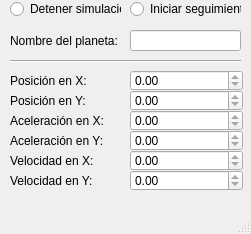
<?xml version="1.0" encoding="UTF-8"?>
<ui version="4.0">
 <class>Seguimiento</class>
 <widget class="QMainWindow" name="Seguimiento">
  <property name="geometry">
   <rect>
    <x>0</x>
    <y>0</y>
    <width>251</width>
    <height>234</height>
   </rect>
  </property>
  <property name="minimumSize">
   <size>
    <width>251</width>
    <height>234</height>
   </size>
  </property>
  <property name="maximumSize">
   <size>
    <width>251</width>
    <height>234</height>
   </size>
  </property>
  <property name="windowTitle">
   <string>Información</string>
  </property>
  <widget class="QWidget" name="centralwidget">
   <widget class="QRadioButton" name="detenerSimulacion">
    <property name="geometry">
     <rect>
      <x>10</x>
      <y>0</y>
      <width>111</width>
      <height>18</height>
     </rect>
    </property>
    <property name="text">
     <string>Detener simulación</string>
    </property>
   </widget>
   <widget class="QLabel" name="label">
    <property name="geometry">
     <rect>
      <x>10</x>
      <y>30</y>
      <width>111</width>
      <height>21</height>
     </rect>
    </property>
    <property name="text">
     <string>Nombre del planeta:</string>
    </property>
   </widget>
   <widget class="QLabel" name="label_2">
    <property name="geometry">
     <rect>
      <x>10</x>
      <y>70</y>
      <width>111</width>
      <height>21</height>
     </rect>
    </property>
    <property name="text">
     <string>Posición en X:</string>
    </property>
   </widget>
   <widget class="QLabel" name="label_3">
    <property name="geometry">
     <rect>
      <x>10</x>
      <y>90</y>
      <width>111</width>
      <height>21</height>
     </rect>
    </property>
    <property name="text">
     <string>Posición en Y:</string>
    </property>
   </widget>
   <widget class="QLineEdit" name="nombrePlaneta">
    <property name="geometry">
     <rect>
      <x>130</x>
      <y>30</y>
      <width>111</width>
      <height>21</height>
     </rect>
    </property>
    <property name="readOnly">
     <bool>true</bool>
    </property>
   </widget>
   <widget class="QLabel" name="label_4">
    <property name="geometry">
     <rect>
      <x>10</x>
      <y>110</y>
      <width>111</width>
      <height>21</height>
     </rect>
    </property>
    <property name="text">
     <string>Aceleración en X:</string>
    </property>
   </widget>
   <widget class="Line" name="line">
    <property name="geometry">
     <rect>
      <x>10</x>
      <y>51</y>
      <width>231</width>
      <height>21</height>
     </rect>
    </property>
    <property name="orientation">
     <enum>Qt::Horizontal</enum>
    </property>
   </widget>
   <widget class="QLabel" name="label_5">
    <property name="geometry">
     <rect>
      <x>10</x>
      <y>130</y>
      <width>111</width>
      <height>21</height>
     </rect>
    </property>
    <property name="text">
     <string>Aceleración en Y:</string>
    </property>
   </widget>
   <widget class="QLabel" name="label_6">
    <property name="geometry">
     <rect>
      <x>10</x>
      <y>150</y>
      <width>111</width>
      <height>21</height>
     </rect>
    </property>
    <property name="text">
     <string>Velocidad en X:</string>
    </property>
   </widget>
   <widget class="QLabel" name="label_7">
    <property name="geometry">
     <rect>
      <x>10</x>
      <y>170</y>
      <width>111</width>
      <height>21</height>
     </rect>
    </property>
    <property name="text">
     <string>Velocidad en Y:</string>
    </property>
   </widget>
   <widget class="QRadioButton" name="inicioSeguimiento">
    <property name="geometry">
     <rect>
      <x>130</x>
      <y>0</y>
      <width>111</width>
      <height>18</height>
     </rect>
    </property>
    <property name="text">
     <string>Iniciar seguimiento</string>
    </property>
   </widget>
   <widget class="QDoubleSpinBox" name="posicionX">
    <property name="geometry">
     <rect>
      <x>130</x>
      <y>70</y>
      <width>113</width>
      <height>21</height>
     </rect>
    </property>
    <property name="readOnly">
     <bool>true</bool>
    </property>
   </widget>
   <widget class="QDoubleSpinBox" name="posicionY">
    <property name="geometry">
     <rect>
      <x>130</x>
      <y>90</y>
      <width>113</width>
      <height>21</height>
     </rect>
    </property>
    <property name="readOnly">
     <bool>true</bool>
    </property>
   </widget>
   <widget class="QDoubleSpinBox" name="aceleracionX">
    <property name="geometry">
     <rect>
      <x>130</x>
      <y>110</y>
      <width>113</width>
      <height>21</height>
     </rect>
    </property>
    <property name="readOnly">
     <bool>true</bool>
    </property>
   </widget>
   <widget class="QDoubleSpinBox" name="aceleracionY">
    <property name="geometry">
     <rect>
      <x>130</x>
      <y>130</y>
      <width>113</width>
      <height>21</height>
     </rect>
    </property>
    <property name="readOnly">
     <bool>true</bool>
    </property>
   </widget>
   <widget class="QDoubleSpinBox" name="velocidadX">
    <property name="geometry">
     <rect>
      <x>130</x>
      <y>150</y>
      <width>113</width>
      <height>21</height>
     </rect>
    </property>
    <property name="readOnly">
     <bool>true</bool>
    </property>
   </widget>
   <widget class="QDoubleSpinBox" name="velocidadY">
    <property name="geometry">
     <rect>
      <x>130</x>
      <y>170</y>
      <width>113</width>
      <height>21</height>
     </rect>
    </property>
    <property name="readOnly">
     <bool>true</bool>
    </property>
   </widget>
  </widget>
  <widget class="QMenuBar" name="menubar">
   <property name="geometry">
    <rect>
     <x>0</x>
     <y>0</y>
     <width>251</width>
     <height>22</height>
    </rect>
   </property>
  </widget>
  <widget class="QStatusBar" name="statusbar"/>
 </widget>
 <resources/>
 <connections/>
</ui>
